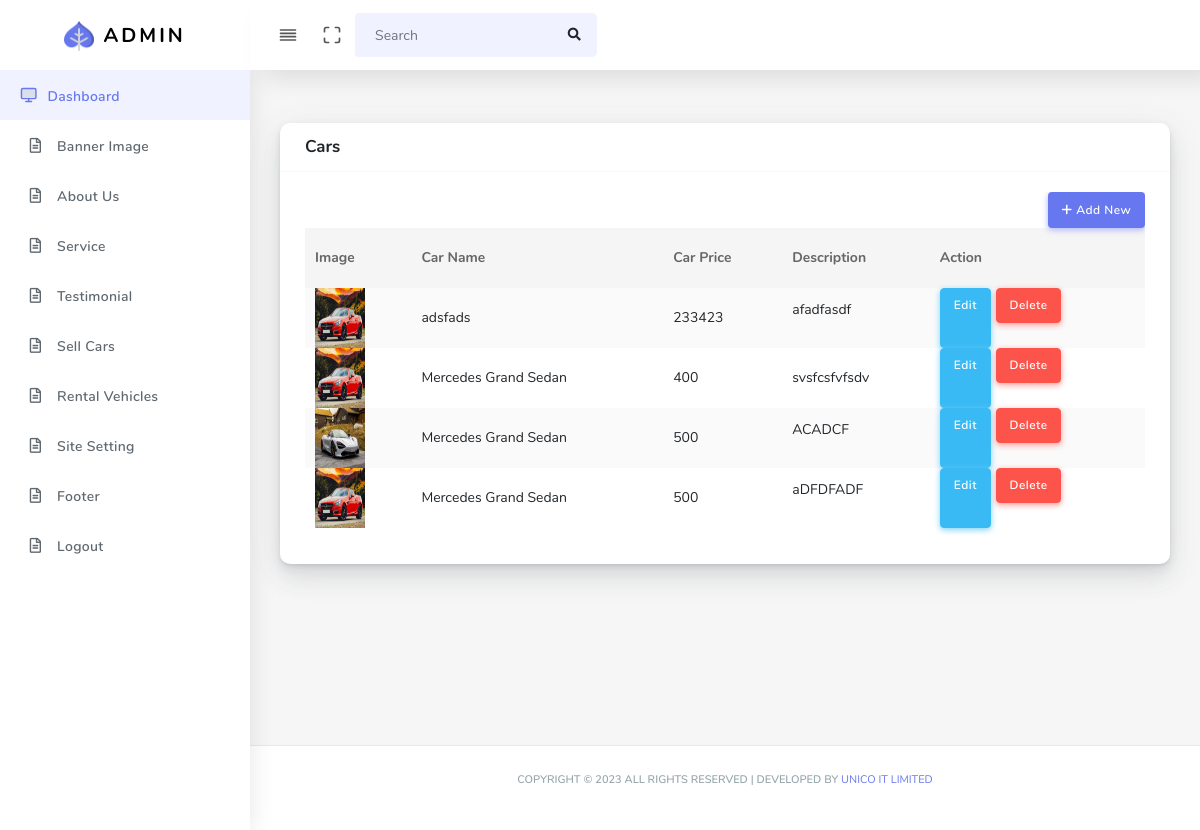
The app's page /admin/sellCars.php with its own data.
### tables this page shows
CREATE TABLE `vehicle` (
  `id` int(11) NOT NULL,
  `vehicleName` varchar(255) NOT NULL,
  `vehiclePrice` int(11) NOT NULL,
  `vehicleDescription` longtext NOT NULL,
  `alignfor` int(11) NOT NULL,
  `image` varchar(344) NOT NULL,
  `featured` varchar(110) NOT NULL
);

### admin/sellCars.php (the view, shortened to what this page needs)
<?php include("header.php");
include './config.php';
?>
<section class="section">
    <div class="section-body">
        <div class="row">
            <div class="col-12">
                <div class="card">
                    <div class="card-header">
                        <h4>Cars</h4>
                    </div>
                    <div class="card-body">
                        <div class="table-responsive">
                            <div class="text-right">
                                <a href="sellCarsCreate.php?alignfor=1" class="btn btn-icon icon-left btn-primary"><i class="fa-solid fa-plus"></i> Add New</a>
                            </div>
                            <table class="table table-striped table-hover" id="tableExport" style="width:100%;">
                                <thead>
                                    <tr>
                                        <th>Image</th>
                                        <th>Car Name</th>
                                        <th>Car Price</th>
                                        <th>Description</th>
                                        <th>Action</th>
                                    </tr>
                                </thead>
                                <tbody>
                                <?php
                            $sql = "SELECT * FROM  vehicle where alignfor=1 order by id DESC";
                            $result = $conn->query($sql);
                            if ($result->num_rows > 0) {
                                while ($row = $result->fetch_assoc()) {
                            ?>
                                    <tr>
                                        <td> <img src="assets/sold/<?php echo $row['image']?>" alt="Girl in a jacket" width="50" height="60"> </td>
                                        <td><?php echo $row['vehicleName']?></td>
                                        <td><?php echo $row['vehiclePrice']?></td>
                                        <td><?php echo $row['vehicleDescription']?></td>
                                        <td style="display: inline-flex;">
                                            <a href="sellCarsEdit.php?id=<?php echo $row['id']?>" class="btn btn-icon btn-info custom_btn_info">Edit</a>
                                                <form action="sellCarsDelete.php?id=<?php echo $row['id']?>" method="post">
                                                    <button type="submit" class="btn btn-icon btn-danger" style="margin-left: 5px">Delete</button>
                                                </form>
                                        </td>
                                    </tr>
                                    <?php }}?>
                                </tbody>
                            </table>
                        </div>
                    </div>
                </div>
            </div>
        </div>
    </div>
</section>
<?php include("footer.php"); ?>

### records on screen
vehicle: image (picture), vehicleName "adsfads", vehiclePrice "233423", vehicleDescription "afadfasdf"
vehicle: image (picture), vehicleName "Mercedes Grand Sedan", vehiclePrice "400", vehicleDescription "svsfcsfvfsdv"
vehicle: image (picture), vehicleName "Mercedes Grand Sedan", vehiclePrice "500", vehicleDescription "ACADCF"
vehicle: image (picture), vehicleName "Mercedes Grand Sedan", vehiclePrice "500", vehicleDescription "aDFDFADF"
